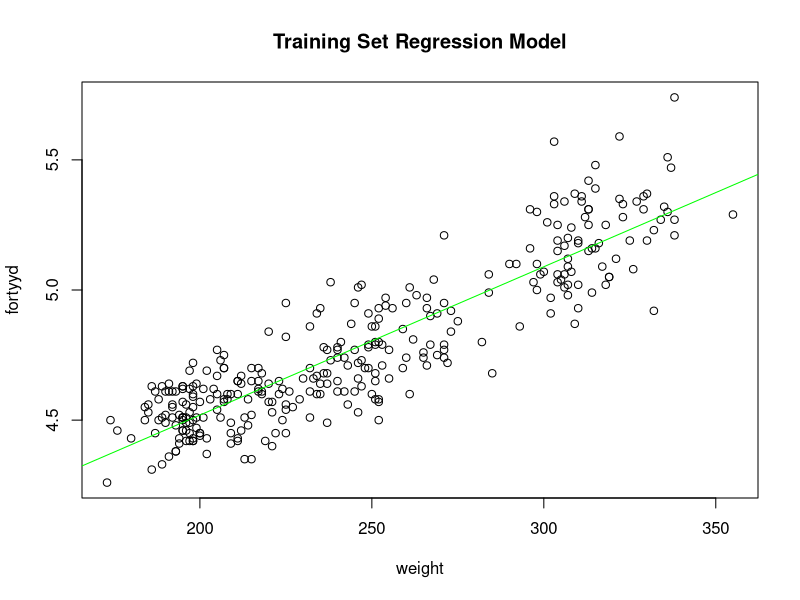

This figure's R source:
setwd("~/Downloads/ITCS3162_Project")
combine <- data.frame()
combine <- read.csv("combine.csv", header = TRUE)
#Check to make sure csv was read
str(combine)

#Remove colunms dont need
combine<- subset(combine, select = c("year","heightfeet", "heightinches", "heightinchestotal", "weight","fortyyd","twentyss","threecone","vertical","broad","bench","pickround","nflgrade"))


#Check for null values
combine<-combine[which(combine$weight != 0),]
combine<-combine[which(combine$fortyyd != 0),]
combine <- combine[combine$bench !=0,]
combine<-combine[which(combine$nflgrade != 0),]

combine <- combine[!is.na(combine$nflgrade),]

#Get Train and Test 
rowSize <- nrow(combine)
testSize <- .2*rowSize
testI <- sample(1:rowSize, size = testSize)
test <- combine[testI,]
train <- combine[-testI,]

#Check train and test
str(train)
str(test)

#Get The Mean
mean(train$fortyyd)

#Plot weight vs forty time
plot(fortyyd~weight, data=train, main="Training Set Regression Model")
cor(train$fortyyd, train$weight)

#Create linear regression model
trainmodel <-lm(fortyyd~weight, data=train)

#View the model (different views)
trainmodel
summary(trainmodel)

#Add the model to the plot
abline(trainmodel, col="green")

#Get Y-intercept and slope
yintercept<-coefficients(trainmodel)[[1]]
slope<-coefficients(trainmodel)[[2]]

#Prediction Equation
#Could also use the predict() function
findforty<- function(w){ return(yintercept + (slope * w)) }

#Apply to test set
expectedforty<-lapply(test$weight, findforty)

#create df to hold results
testresult <- data.frame()
testresult <- cbind(test, unlist(expectedforty))
names(testresult)[[14]]<-c("pforty")
str(testresult)

#Sum of Squares

#Find SSE, SST, SSR
sse <-sum((testresult$fortyyd-testresult$pforty)^2)
sst<-sum((testresult$fortyyd-median(train$fortyyd))^2)
ssr<-(sst-sse)
#find R2 and display in console
r2<-ssr/sst
r2



